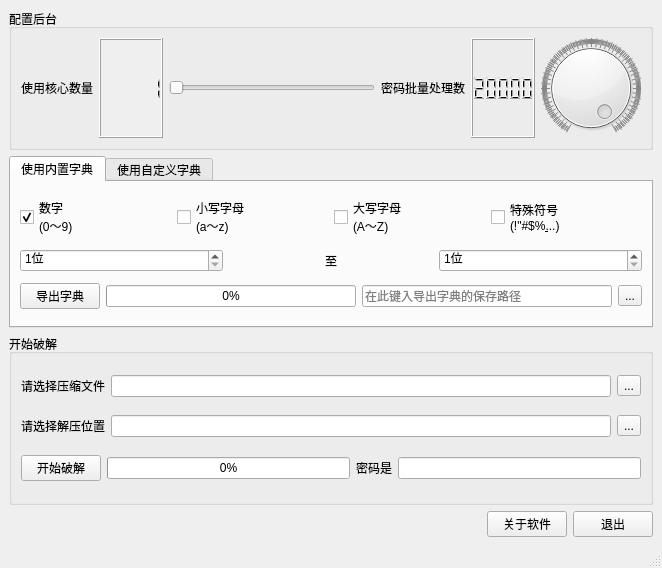
<?xml version="1.0" encoding="UTF-8"?>
<ui version="4.0">
 <class>MainWindow</class>
 <widget class="QMainWindow" name="MainWindow">
  <property name="geometry">
   <rect>
    <x>0</x>
    <y>0</y>
    <width>662</width>
    <height>568</height>
   </rect>
  </property>
  <property name="windowTitle">
   <string>压缩文件密码破解器</string>
  </property>
  <property name="windowIcon">
   <iconset>
    <normaloff>../res/icon.ico</normaloff>../res/icon.ico</iconset>
  </property>
  <property name="layoutDirection">
   <enum>Qt::LeftToRight</enum>
  </property>
  <property name="unifiedTitleAndToolBarOnMac">
   <bool>true</bool>
  </property>
  <widget class="QWidget" name="centralwidget">
   <layout class="QGridLayout" name="gridLayout_2">
    <item row="1" column="0">
     <widget class="QTabWidget" name="dict_source">
      <property name="sizePolicy">
       <sizepolicy hsizetype="Preferred" vsizetype="Expanding">
        <horstretch>0</horstretch>
        <verstretch>0</verstretch>
       </sizepolicy>
      </property>
      <property name="maximumSize">
       <size>
        <width>16777215</width>
        <height>16777215</height>
       </size>
      </property>
      <property name="toolTip">
       <string>切换字典源</string>
      </property>
      <property name="statusTip">
       <string/>
      </property>
      <property name="whatsThis">
       <string>切换字典源</string>
      </property>
      <property name="currentIndex">
       <number>0</number>
      </property>
      <widget class="QWidget" name="internal_dict">
       <attribute name="title">
        <string>使用内置字典</string>
       </attribute>
       <layout class="QVBoxLayout" name="verticalLayout_2">
        <item>
         <layout class="QHBoxLayout" name="check_boxes">
          <item>
           <widget class="QCheckBox" name="checkBox_num">
            <property name="toolTip">
             <string>0123456789</string>
            </property>
            <property name="statusTip">
             <string/>
            </property>
            <property name="whatsThis">
             <string>密码是否包含数字</string>
            </property>
            <property name="text">
             <string>数字
(0～9)</string>
            </property>
            <property name="checked">
             <bool>true</bool>
            </property>
           </widget>
          </item>
          <item>
           <widget class="QCheckBox" name="checkBox_lower_letter">
            <property name="toolTip">
             <string>abcdefghijklmnopqrstuvwxyz</string>
            </property>
            <property name="statusTip">
             <string/>
            </property>
            <property name="whatsThis">
             <string>密码是否包含小写字母</string>
            </property>
            <property name="text">
             <string>小写字母
(a～z)</string>
            </property>
           </widget>
          </item>
          <item>
           <widget class="QCheckBox" name="checkBox_upper_letter">
            <property name="toolTip">
             <string>ABCDEFGHIJKLMNOPQRSTUVWXYZ</string>
            </property>
            <property name="statusTip">
             <string/>
            </property>
            <property name="whatsThis">
             <string>密码是否包含大写字母</string>
            </property>
            <property name="text">
             <string>大写字母
(A～Z)</string>
            </property>
           </widget>
          </item>
          <item>
           <widget class="QCheckBox" name="checkBox_symbols">
            <property name="toolTip">
             <string>!&quot;#$%&amp;'()*+,-./:;&lt;=&gt;?@[\]^_`{|}~</string>
            </property>
            <property name="statusTip">
             <string/>
            </property>
            <property name="whatsThis">
             <string>密码是否包含特殊符号</string>
            </property>
            <property name="text">
             <string>特殊符号
(!&quot;#$%&amp;...)</string>
            </property>
           </widget>
          </item>
         </layout>
        </item>
        <item>
         <layout class="QHBoxLayout" name="digits_boxes">
          <item>
           <widget class="QSpinBox" name="digit_min">
            <property name="toolTip">
             <string>设置最低位数</string>
            </property>
            <property name="statusTip">
             <string/>
            </property>
            <property name="whatsThis">
             <string>设置最低位数</string>
            </property>
            <property name="suffix">
             <string>位</string>
            </property>
            <property name="prefix">
             <string/>
            </property>
            <property name="minimum">
             <number>1</number>
            </property>
            <property name="maximum">
             <number>8</number>
            </property>
           </widget>
          </item>
          <item alignment="Qt::AlignHCenter">
           <widget class="QLabel" name="label_8">
            <property name="maximumSize">
             <size>
              <width>16777215</width>
              <height>40</height>
             </size>
            </property>
            <property name="text">
             <string>至</string>
            </property>
           </widget>
          </item>
          <item>
           <widget class="QSpinBox" name="digit_max">
            <property name="toolTip">
             <string>设置最高位数</string>
            </property>
            <property name="statusTip">
             <string/>
            </property>
            <property name="whatsThis">
             <string>设置最高位数</string>
            </property>
            <property name="suffix">
             <string>位</string>
            </property>
            <property name="minimum">
             <number>1</number>
            </property>
            <property name="maximum">
             <number>8</number>
            </property>
           </widget>
          </item>
         </layout>
        </item>
        <item>
         <layout class="QHBoxLayout" name="export_boxes">
          <item>
           <widget class="QPushButton" name="button_export">
            <property name="maximumSize">
             <size>
              <width>167</width>
              <height>16777215</height>
             </size>
            </property>
            <property name="toolTip">
             <string>点击开始导出字典</string>
            </property>
            <property name="statusTip">
             <string/>
            </property>
            <property name="whatsThis">
             <string>点击开始导出字典</string>
            </property>
            <property name="text">
             <string>导出字典</string>
            </property>
           </widget>
          </item>
          <item>
           <widget class="QProgressBar" name="progress_export">
            <property name="toolTip">
             <string>导出字典进度</string>
            </property>
            <property name="statusTip">
             <string/>
            </property>
            <property name="whatsThis">
             <string>导出字典进度</string>
            </property>
            <property name="value">
             <number>0</number>
            </property>
           </widget>
          </item>
          <item>
           <widget class="QLineEdit" name="export_path">
            <property name="toolTip">
             <string>导出字典的保存路径</string>
            </property>
            <property name="statusTip">
             <string/>
            </property>
            <property name="whatsThis">
             <string>导出字典的保存路径</string>
            </property>
            <property name="placeholderText">
             <string>在此键入导出字典的保存路径</string>
            </property>
           </widget>
          </item>
          <item>
           <widget class="QToolButton" name="button_export_path">
            <property name="toolTip">
             <string>点击选择导出字典的保存路径</string>
            </property>
            <property name="statusTip">
             <string/>
            </property>
            <property name="whatsThis">
             <string>点击选择导出字典的保存路径</string>
            </property>
            <property name="text">
             <string>...</string>
            </property>
           </widget>
          </item>
         </layout>
        </item>
       </layout>
      </widget>
      <widget class="QWidget" name="external_dict">
       <attribute name="title">
        <string>使用自定义字典</string>
       </attribute>
       <layout class="QGridLayout" name="gridLayout">
        <item row="0" column="1">
         <widget class="QLineEdit" name="dict_path">
          <property name="toolTip">
           <string>自定义字典位置</string>
          </property>
          <property name="statusTip">
           <string/>
          </property>
          <property name="whatsThis">
           <string>自定义字典位置</string>
          </property>
         </widget>
        </item>
        <item row="0" column="0">
         <widget class="QLabel" name="label_5">
          <property name="text">
           <string>请选择自定义字典</string>
          </property>
         </widget>
        </item>
        <item row="0" column="2">
         <widget class="QToolButton" name="button_dict_path">
          <property name="toolTip">
           <string>点击选择自定义字典</string>
          </property>
          <property name="statusTip">
           <string/>
          </property>
          <property name="whatsThis">
           <string>点击选择自定义字典</string>
          </property>
          <property name="text">
           <string>...</string>
          </property>
         </widget>
        </item>
       </layout>
      </widget>
     </widget>
    </item>
    <item row="0" column="0">
     <widget class="QGroupBox" name="groupBox_2">
      <property name="sizePolicy">
       <sizepolicy hsizetype="Preferred" vsizetype="Preferred">
        <horstretch>0</horstretch>
        <verstretch>0</verstretch>
       </sizepolicy>
      </property>
      <property name="toolTip">
       <string>配置后台</string>
      </property>
      <property name="statusTip">
       <string/>
      </property>
      <property name="whatsThis">
       <string>配置后台</string>
      </property>
      <property name="title">
       <string>配置后台</string>
      </property>
      <layout class="QVBoxLayout" name="verticalLayout_3">
       <item>
        <layout class="QHBoxLayout" name="horizontalLayout_2">
         <item>
          <widget class="QLabel" name="label_6">
           <property name="text">
            <string>使用核心数量</string>
           </property>
          </widget>
         </item>
         <item>
          <widget class="QLCDNumber" name="core_num">
           <property name="toolTip">
            <string>后台消费者的线程数或进程数</string>
           </property>
           <property name="statusTip">
            <string/>
           </property>
           <property name="whatsThis">
            <string>后台消费者的线程数或进程数</string>
           </property>
           <property name="autoFillBackground">
            <bool>true</bool>
           </property>
           <property name="frameShape">
            <enum>QFrame::Box</enum>
           </property>
           <property name="frameShadow">
            <enum>QFrame::Raised</enum>
           </property>
           <property name="segmentStyle">
            <enum>QLCDNumber::Filled</enum>
           </property>
           <property name="value" stdset="0">
            <double>1.000000000000000</double>
           </property>
          </widget>
         </item>
         <item>
          <widget class="QSlider" name="cpu_slider">
           <property name="toolTip">
            <string>滑动调节后台消费者的线程数或进程数</string>
           </property>
           <property name="statusTip">
            <string/>
           </property>
           <property name="whatsThis">
            <string>滑动调节后台消费者的线程数或进程数</string>
           </property>
           <property name="minimum">
            <number>1</number>
           </property>
           <property name="orientation">
            <enum>Qt::Horizontal</enum>
           </property>
          </widget>
         </item>
         <item>
          <widget class="QLabel" name="label">
           <property name="text">
            <string>密码批量处理数</string>
           </property>
          </widget>
         </item>
         <item>
          <widget class="QLCDNumber" name="batch_size">
           <property name="toolTip">
            <string>导出或导入密码时批量处理密码数量</string>
           </property>
           <property name="statusTip">
            <string/>
           </property>
           <property name="whatsThis">
            <string>导出或导入密码时批量处理密码数量</string>
           </property>
           <property name="intValue" stdset="0">
            <number>20000</number>
           </property>
          </widget>
         </item>
         <item>
          <widget class="QDial" name="dial">
           <property name="toolTip">
            <string>转动调节批量处理密码的数量</string>
           </property>
           <property name="statusTip">
            <string/>
           </property>
           <property name="whatsThis">
            <string>转动调节批量处理密码的数量</string>
           </property>
           <property name="minimum">
            <number>1</number>
           </property>
           <property name="maximum">
            <number>20000</number>
           </property>
           <property name="value">
            <number>20000</number>
           </property>
           <property name="wrapping">
            <bool>false</bool>
           </property>
           <property name="notchTarget">
            <double>3.700000000000000</double>
           </property>
           <property name="notchesVisible">
            <bool>true</bool>
           </property>
          </widget>
         </item>
        </layout>
       </item>
      </layout>
     </widget>
    </item>
    <item row="3" column="0">
     <widget class="QGroupBox" name="groupBox">
      <property name="sizePolicy">
       <sizepolicy hsizetype="Preferred" vsizetype="Expanding">
        <horstretch>0</horstretch>
        <verstretch>0</verstretch>
       </sizepolicy>
      </property>
      <property name="toolTip">
       <string>开始破解</string>
      </property>
      <property name="statusTip">
       <string/>
      </property>
      <property name="whatsThis">
       <string>开始破解</string>
      </property>
      <property name="title">
       <string>开始破解</string>
      </property>
      <layout class="QVBoxLayout" name="verticalLayout">
       <item>
        <layout class="QHBoxLayout" name="horizontalLayout_6">
         <item>
          <widget class="QLabel" name="label_2">
           <property name="text">
            <string>请选择压缩文件</string>
           </property>
          </widget>
         </item>
         <item>
          <widget class="QLineEdit" name="zipfile_path">
           <property name="toolTip">
            <string>压缩文件位置</string>
           </property>
           <property name="statusTip">
            <string/>
           </property>
           <property name="whatsThis">
            <string>压缩文件位置</string>
           </property>
          </widget>
         </item>
         <item>
          <widget class="QToolButton" name="button_zipfile_path">
           <property name="toolTip">
            <string>点击选择压缩文件</string>
           </property>
           <property name="statusTip">
            <string/>
           </property>
           <property name="whatsThis">
            <string>点击选择压缩文件</string>
           </property>
           <property name="text">
            <string>...</string>
           </property>
          </widget>
         </item>
        </layout>
       </item>
       <item>
        <layout class="QHBoxLayout" name="horizontalLayout_4">
         <item>
          <widget class="QLabel" name="label_3">
           <property name="text">
            <string>请选择解压位置</string>
           </property>
          </widget>
         </item>
         <item>
          <widget class="QLineEdit" name="extract_path">
           <property name="toolTip">
            <string>解压路径</string>
           </property>
           <property name="statusTip">
            <string/>
           </property>
           <property name="whatsThis">
            <string>解压路径</string>
           </property>
          </widget>
         </item>
         <item>
          <widget class="QToolButton" name="button_extract_path">
           <property name="toolTip">
            <string>点击选择解压位置</string>
           </property>
           <property name="statusTip">
            <string/>
           </property>
           <property name="whatsThis">
            <string>点击选择解压位置</string>
           </property>
           <property name="text">
            <string>...</string>
           </property>
          </widget>
         </item>
        </layout>
       </item>
       <item>
        <layout class="QHBoxLayout" name="horizontalLayout_7">
         <item alignment="Qt::AlignLeft">
          <widget class="QPushButton" name="pushButton_crack">
           <property name="toolTip">
            <string>点击开始破解</string>
           </property>
           <property name="statusTip">
            <string/>
           </property>
           <property name="whatsThis">
            <string>点击开始破解</string>
           </property>
           <property name="text">
            <string>开始破解</string>
           </property>
          </widget>
         </item>
         <item>
          <widget class="QProgressBar" name="progress_crack">
           <property name="toolTip">
            <string>破解进度</string>
           </property>
           <property name="statusTip">
            <string/>
           </property>
           <property name="whatsThis">
            <string>破解进度</string>
           </property>
           <property name="value">
            <number>0</number>
           </property>
          </widget>
         </item>
         <item alignment="Qt::AlignLeft">
          <widget class="QLabel" name="label_password_is">
           <property name="text">
            <string>密码是</string>
           </property>
          </widget>
         </item>
         <item>
          <widget class="QLineEdit" name="password">
           <property name="toolTip">
            <string>破解出的压缩密码</string>
           </property>
           <property name="statusTip">
            <string/>
           </property>
           <property name="whatsThis">
            <string>破解出的压缩密码</string>
           </property>
           <property name="readOnly">
            <bool>true</bool>
           </property>
          </widget>
         </item>
        </layout>
       </item>
      </layout>
     </widget>
    </item>
    <item row="4" column="0">
     <layout class="QHBoxLayout" name="horizontalLayout">
      <item>
       <spacer name="horizontalSpacer_2">
        <property name="orientation">
         <enum>Qt::Horizontal</enum>
        </property>
        <property name="sizeHint" stdset="0">
         <size>
          <width>40</width>
          <height>20</height>
         </size>
        </property>
       </spacer>
      </item>
      <item>
       <widget class="QPushButton" name="pushButton">
        <property name="text">
         <string>关于软件</string>
        </property>
       </widget>
      </item>
      <item>
       <widget class="QPushButton" name="pushButton_2">
        <property name="text">
         <string>退出</string>
        </property>
       </widget>
      </item>
     </layout>
    </item>
   </layout>
  </widget>
  <widget class="QStatusBar" name="statusbar"/>
 </widget>
 <resources/>
 <connections>
  <connection>
   <sender>cpu_slider</sender>
   <signal>valueChanged(int)</signal>
   <receiver>core_num</receiver>
   <slot>display(int)</slot>
   <hints>
    <hint type="sourcelabel">
     <x>347</x>
     <y>99</y>
    </hint>
    <hint type="destinationlabel">
     <x>169</x>
     <y>61</y>
    </hint>
   </hints>
  </connection>
  <connection>
   <sender>button_export_path</sender>
   <signal>clicked()</signal>
   <receiver>MainWindow</receiver>
   <slot>select_export_path()</slot>
   <hints>
    <hint type="sourcelabel">
     <x>632</x>
     <y>295</y>
    </hint>
    <hint type="destinationlabel">
     <x>657</x>
     <y>220</y>
    </hint>
   </hints>
  </connection>
  <connection>
   <sender>button_export</sender>
   <signal>clicked()</signal>
   <receiver>MainWindow</receiver>
   <slot>on_export_dict()</slot>
   <hints>
    <hint type="sourcelabel">
     <x>64</x>
     <y>305</y>
    </hint>
    <hint type="destinationlabel">
     <x>7</x>
     <y>216</y>
    </hint>
   </hints>
  </connection>
  <connection>
   <sender>dial</sender>
   <signal>valueChanged(int)</signal>
   <receiver>batch_size</receiver>
   <slot>display(int)</slot>
   <hints>
    <hint type="sourcelabel">
     <x>584</x>
     <y>73</y>
    </hint>
    <hint type="destinationlabel">
     <x>522</x>
     <y>70</y>
    </hint>
   </hints>
  </connection>
  <connection>
   <sender>progress_export</sender>
   <signal>valueChanged(int)</signal>
   <receiver>MainWindow</receiver>
   <slot>on_export_progress_changed(int)</slot>
   <hints>
    <hint type="sourcelabel">
     <x>181</x>
     <y>302</y>
    </hint>
    <hint type="destinationlabel">
     <x>9</x>
     <y>301</y>
    </hint>
   </hints>
  </connection>
  <connection>
   <sender>button_zipfile_path</sender>
   <signal>clicked()</signal>
   <receiver>MainWindow</receiver>
   <slot>select_zipfile_path()</slot>
   <hints>
    <hint type="sourcelabel">
     <x>632</x>
     <y>379</y>
    </hint>
    <hint type="destinationlabel">
     <x>656</x>
     <y>398</y>
    </hint>
   </hints>
  </connection>
  <connection>
   <sender>button_extract_path</sender>
   <signal>clicked()</signal>
   <receiver>MainWindow</receiver>
   <slot>select_extract_path()</slot>
   <hints>
    <hint type="sourcelabel">
     <x>616</x>
     <y>415</y>
    </hint>
    <hint type="destinationlabel">
     <x>658</x>
     <y>442</y>
    </hint>
   </hints>
  </connection>
  <connection>
   <sender>pushButton_2</sender>
   <signal>clicked()</signal>
   <receiver>MainWindow</receiver>
   <slot>close()</slot>
   <hints>
    <hint type="sourcelabel">
     <x>623</x>
     <y>508</y>
    </hint>
    <hint type="destinationlabel">
     <x>662</x>
     <y>514</y>
    </hint>
   </hints>
  </connection>
  <connection>
   <sender>button_dict_path</sender>
   <signal>clicked()</signal>
   <receiver>MainWindow</receiver>
   <slot>select_dict_path()</slot>
   <hints>
    <hint type="sourcelabel">
     <x>609</x>
     <y>247</y>
    </hint>
    <hint type="destinationlabel">
     <x>655</x>
     <y>253</y>
    </hint>
   </hints>
  </connection>
  <connection>
   <sender>pushButton_crack</sender>
   <signal>clicked()</signal>
   <receiver>MainWindow</receiver>
   <slot>on_crack_password()</slot>
   <hints>
    <hint type="sourcelabel">
     <x>82</x>
     <y>461</y>
    </hint>
    <hint type="destinationlabel">
     <x>82</x>
     <y>503</y>
    </hint>
   </hints>
  </connection>
  <connection>
   <sender>progress_crack</sender>
   <signal>valueChanged(int)</signal>
   <receiver>MainWindow</receiver>
   <slot>on_crack_progress_changed(int)</slot>
   <hints>
    <hint type="sourcelabel">
     <x>150</x>
     <y>461</y>
    </hint>
    <hint type="destinationlabel">
     <x>153</x>
     <y>502</y>
    </hint>
   </hints>
  </connection>
  <connection>
   <sender>pushButton</sender>
   <signal>clicked()</signal>
   <receiver>MainWindow</receiver>
   <slot>on_about()</slot>
   <hints>
    <hint type="sourcelabel">
     <x>489</x>
     <y>523</y>
    </hint>
    <hint type="destinationlabel">
     <x>451</x>
     <y>522</y>
    </hint>
   </hints>
  </connection>
 </connections>
 <slots>
  <slot>validate_bool()</slot>
  <slot>select_export_path()</slot>
  <slot>on_export_dict()</slot>
  <slot>on_export_progress_changed(int)</slot>
  <slot>select_zipfile_path()</slot>
  <slot>select_extract_path()</slot>
  <slot>select_dict_path()</slot>
  <slot>on_crack_password()</slot>
  <slot>on_crack_progress_changed(int)</slot>
  <slot>on_about()</slot>
 </slots>
</ui>
